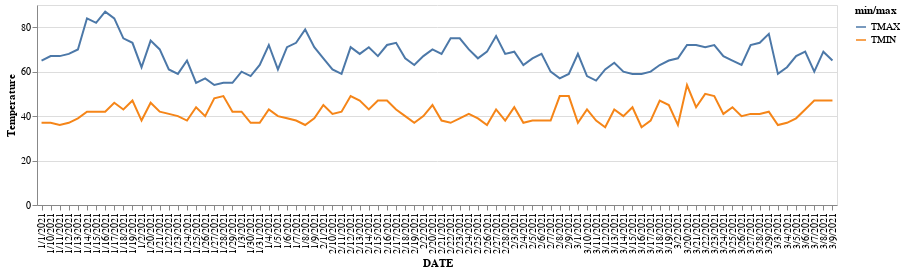

Source (notebook cell):
### Code cell
plot

### Figure 1 — Vega-Lite specification as saved in the notebook (floating-point values rounded to 4 significant figures; data arrays with more than 128 entries replaced by an {"elided": "..."} marker saying what was removed)
{"config": {"view": {"continuousWidth": 400, "continuousHeight": 300}}, "data": {"name": "data-c9ec2fddd4b3839f72a6d8f540e02d24"}, "mark": "line", "encoding": {"color": {"type": "nominal", "field": "min/max"}, "x": {"type": "nominal", "field": "DATE"}, "y": {"type": "quantitative", "field": "Temperature"}}, "height": 200, "width": 800, "$schema": "https://vega.github.io/schema/vega-lite/v4.8.1.json", "datasets": {"data-c9ec2fddd4b3839f72a6d8f540e02d24": {"elided": "176 records"}}}
